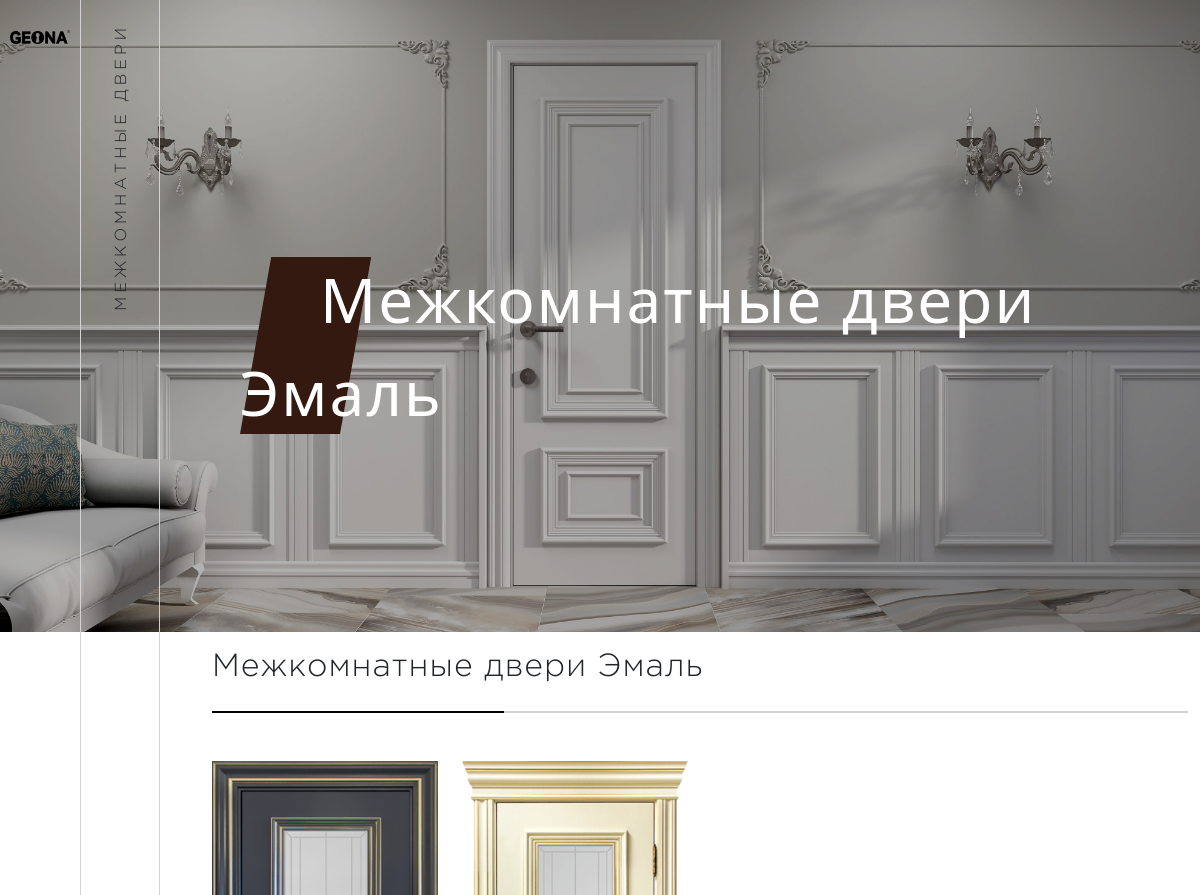
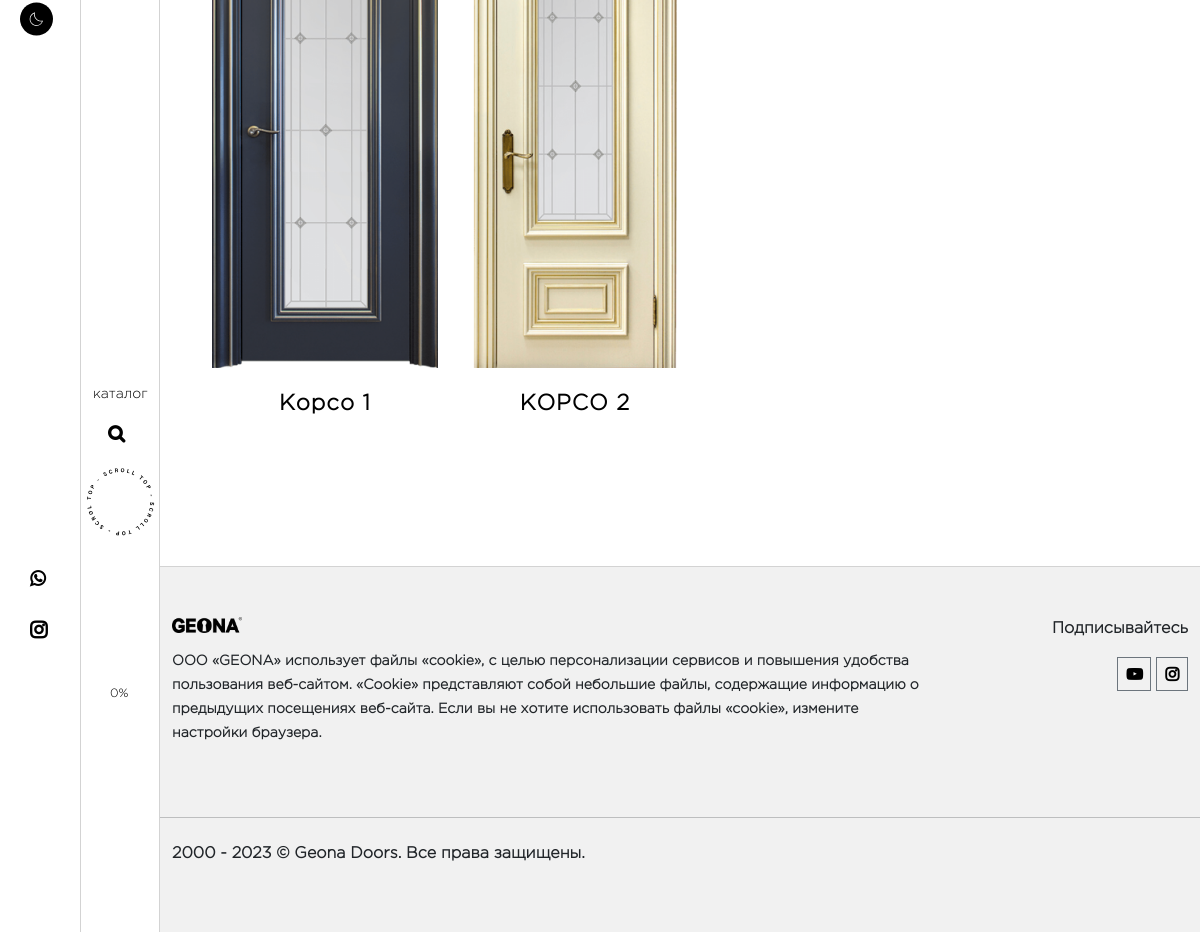
Page /doors/sct1 on the committed database (2 pictures, top to bottom).
### doors/models.py (models this page shows, shortened)
class SubCategory(models.Model):
	category = models.ForeignKey(Category, on_delete=models.CASCADE)
	title = models.CharField(max_length=255)
	image = models.ImageField(upload_to=image_upload_path)
	description = models.TextField(blank=True)

class Category(models.Model):
	title = models.CharField(max_length=255)
	image = models.ImageField(upload_to=image_upload_path)
	description = models.TextField(blank=True)

class DoorType(models.Model):
	subcategory = models.ForeignKey(SubCategory, on_delete=models.CASCADE)
	collection = models.CharField(max_length=255)
	title = models.CharField(max_length=255)
	description = models.TextField(blank=True)

class Door(models.Model):
	doortype = models.ForeignKey(DoorType, on_delete=models.CASCADE)
	cover = models.CharField(max_length=255)
	color_canvas = models.CharField(max_length=255)
	color_patina = models.CharField(max_length=255, blank=True)
	image = models.ImageField(upload_to=image_upload_path, blank=True)
	glazing = models.CharField(max_length=255, blank=True)
	width = models.CharField(max_length=255, blank=True)
	height = models.CharField(max_length=255, blank=True)
	thickness = models.CharField(max_length=255, blank=True)
	mouldings = models.CharField(max_length=255, blank=True)

### doors/views.py (the view)
# urls.py: path('doors/sct<int:pk>', subcategory, name='subcategory'),
def subcategory(request, pk):
	subcategory = SubCategory.objects.get(id=pk)
	return render(request, 'doors/subcategory.html', {'subcategory': subcategory})

### doors/templates/doors/subcategory.html (shortened to what this page needs)
{% extends 'index.html' %}
{% block menu-text%}{{ subcategory.category.title }}{% endblock %}
{% block video %}
<div class="subcategory-bg" >
	<img src="{{ subcategory.image.url }}" width="100%" height="100%" >
	<div class="subcategory-bgtext">
			<span class="romb">{{ subcategory.category.title }}  {{ subcategory.title }}</span>
	</div>
</div>
{% endblock %}
{% block conthead %}
	<h2 class="mb-5 mt-3 bot-border">
		{{ subcategory.category.title }}
		{{ subcategory.title }}
	</h2>
{% endblock %}
{% block content %}
<div class="row">
 {% for door_type in subcategory.doortype_set.all %}
 <div class="col-6 col-lg-3 col-md-4 mb-5">
	<div class="door-card">
		<a href="{% url 'doors:doortype' door_type.id %}">
		<img class="img-fluid" src="{{door_type.door_set.first.image.url}}">
		<p class="door-text fw-bold"> {{door_type.title}}</p>
	</a>
	</div>
</div>
 {% endfor %}
<br>
</div>
{% endblock %}

### templates/index.html (shortened to what this page needs)
<!DOCTYPE html>
<html>
{% load static %}
<head>
  <link rel="stylesheet" href="{% static 'css/styles.css' %}">
  <link rel="stylesheet" href="{% static 'css/phone-styles.css' %}">
  <link rel="stylesheet" href="{% static 'font-awesome-4.7.0/css/font-awesome.min.css' %}">
  <link href="https://cdn.jsdelivr.net/npm/bootstrap@5.3.0-alpha3/dist/css/bootstrap.min.css" rel="stylesheet">
</head>
<body>
{% block header-img %}
<div class="header-bg-img"></div>
{% endblock %}
<div class="header-vr">
	<a href="{% url 'doors:main' %}">
		<img src="/media/logo/logo-dark.png" class="header-logo-d mb-3">
	</a>
	<div class="theme-btn" onclick="toggleMod()">
	</div>
	<div class="header-soc">
		<a href="https://api.whatsapp.com/send?phone=996550205777">
			<i class="fa fa-whatsapp pb-4" aria-hidden="true"></i>
		</a>
		<br>
		<a href="https://www.instagram.com/geonabishkek/">
			<i class="fa fa-instagram pt-2" style="font-size:20px;" aria-hidden="true"></i>
		</a>
	</div>
</div>
<div class="header-vr-2 pt-4">
	<span class="vertical text-uppercase">{% block menu-text%}ГЛАВНАЯ {% endblock %}</span>
	<div class="catalog">
		<a href="{% url 'doors:catalog' %}"><p class="mb-3">каталог</p></a>
		<button type="button" class="btn-search" data-bs-toggle="modal" data-bs-target="#searchModal">
			<i class="fa fa-search" aria-hidden="true"></i>
		</button>
		<div class="scroll-top mt-3">
			<img id="scroll-top" src="/media/default_img/scroll-top.svg" width="70" height="70">
			<div id="scroll-per">0%</div>
		</div>
	</div>
</div>
{% block video %}{% endblock %}
<div class="content">
<div class="container background-section">
	{% block conthead %}{% endblock %}
	{% block content %}
	{% endblock %}
</div>
<div class="footer">
	<div class="container">
	<div class="row">
	<div class="col-12 col-lg-9 mb-5 text-center text-lg-start">
	<a href="">
		<img src="/media/logo/logo-dark.png" class="footer-logo-d mb-3">
	</a>
	<br>
	<small class="fw-bold">
	ООО «GEONA» использует файлы «cookie», с целью персонализации сервисов и повышения удобства пользования веб-сайтом. «Cookie» представляют собой небольшие файлы, содержащие информацию о предыдущих посещениях веб-сайта. Если вы не хотите использовать файлы «cookie», измените настройки браузера.
	</small>
	</div>
	<div class="col-12 col-lg-3 text-center text-lg-end">
		<p class="fw-bold">Подписывайтесь</p>
		<i class="fa fa-youtube-play border border-secondary p-2" aria-hidden="true"></i>
		<i class="fa fa-instagram border border-secondary p-2" aria-hidden="true"></i>
	</div>
	<hr class="mt-4 mb-4">
	<p class="fw-bold">2000 - 2023 © Geona Doors. Все права защищены.</p>
	</div>
	</div>
</div>
</div>
</body>
</html>

### static/css/styles.css (style rules this page uses)
body { transition: background-color .6s ease; }
.fw-bold { font-weight: bold; }
.header-bg-img { content: ""; background-size: cover; background-position: center center; background-position-x: center; background-position-y: center; background-repeat: no-repeat; background-repeat-x: no-repeat; background-repeat-y: no-repeat; width: 160px; height: 100%; position: fixed; z-index: -1; }
.header-vr, .header-vr-2 { position: fixed; height: 100%; padding: 30px 10px; border-right: 1px solid lightgray; z-index:3; font-family: "Gotham Pro Light", sans-serif; }
.header-logo-d { width: 60px; }
.theme-btn { position: fixed; top: 50%; -webkit-transform: translateY(-50%); -ms-transform: translateY(-50%); transform: translateY(-50%); }
.moon { display: block; background-color: black; margin-left: 10px; transition: display .6s ease; }
.header-soc { position: fixed; top: 80%; left: 30px; -webkit-transform: translateY(-80%), translateX(-30px); -ms-transform: translateY(-80%), translateX(-30px); transform: translateY(-80%), translateX(-30px); font-size: 18px; }
.fa { color: black; font-weight: bold !important; }
.header-vr-2 { top: 0; left: 80px; position: fixed; height: 100%; padding: 30px 25px 30px 20px; }
.vertical { writing-mode:tb-rl; -webkit-transform:rotate(180deg); -moz-transform:rotate(180deg); -o-transform: rotate(180deg); -ms-transform:rotate(180deg); transform: rotate(180deg); white-space:nowrap; display:block; letter-spacing: 4px; padding-right: 10px; -webkit-touch-callout: none; -webkit-user-select: none; -khtml-user-select: none; -moz-user-select: none; -ms-user-select: none; user-select: none; }
.catalog { position: fixed; top: 70%; left: 93px; -webkit-transform: translateY(-80%), translateX(-93px); -ms-transform: translateY(-80%), translateX(-93px);; transform: translateY(-80%), translateX(-93px);; font-size: 14px; color: black; }
.catalog a { text-decoration: none; color: black; }
#scroll-top { transform: rotate(0deg); }
.scroll-top { position: fixed; left: 85px; font-size: 12px; }
#scroll-per { position: fixed; top: 86.5%; left: 110px; -webkit-touch-callout: none; -webkit-user-select: none; -khtml-user-select: none; -moz-user-select: none; -ms-user-select: none; user-select: none; }
.btn-search, .btn-search-act { font-size: 18px; padding-left: 15px; border: 0; background-color: transparent; }
.background-section { letter-spacing: 1px; font-family: "Gotham Pro Light", sans-serif; }
.content { margin-left: 200px; }
.bot-border { padding-bottom: 25px; border-bottom: 2px solid; border-image-slice: 1; border-image-source: linear-gradient(to right, black 30%, lightgray 30%); }
.subcategory-bg { position: relative; }
.subcategory-bg::before { content:""; position: absolute; top:0; left:0; height:100%; width:100%; background: rgba(0,0,0,0.3); z-index:1; }
.romb { position: relative; padding-left: 80px; }
.romb::before { content: ""; position: absolute; }
.romb::before { transform-origin: bottom left; left: 0; top: 0; width: 100px; height: 100%; background-color: #F1F1F1; z-index: -1; transform: skew(-10deg); }
.subcategory-bgtext { position: absolute; top: 40%; left: 20%; transform: translateY(-50%); transform: translateX(0%); color: white; font-size: 62px; font-weight: lighter; letter-spacing: 2px; z-index: 2; display: block; }
.subcategory-bgtext .romb::before { background-color: #33190f; }
.door-card { width: auto; height: 32vw; text-align: center; display: inline-block; }
.door-text { color: black; font-size: 22px; padding: 0px 20px; margin-top: 20px; display: inline-block; }
.footer { font-family: "Gotham Pro Light", sans-serif; border-top: 1px solid lightgray; margin-top: 40px; background-color: #f1f1f1; padding: 50px 0px; margin: 45px 0px 0px -40px; }
.footer-logo-d { width: 70px; }

### rows in the picture
SubCategory: category "МЕЖКОМНАТНЫЕ ДВЕРИ", image (picture), category "Межкомнатные двери", title "Эмаль"
DoorType: door_set.first.image (picture), title "Корсо 1"
DoorType: door_set.first.image (picture), title "КОРСО 2"
